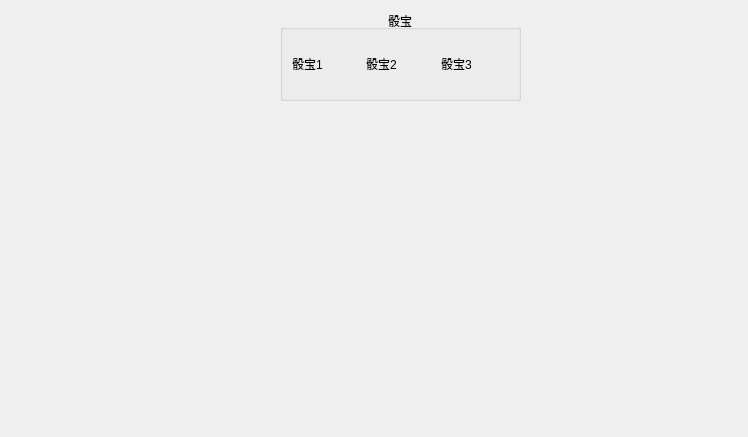
<?xml version="1.0" encoding="UTF-8"?>
<ui version="4.0">
 <class>TouBaoUI</class>
 <widget class="QWidget" name="TouBaoUI">
  <property name="geometry">
   <rect>
    <x>0</x>
    <y>0</y>
    <width>748</width>
    <height>437</height>
   </rect>
  </property>
  <property name="windowTitle">
   <string>Form</string>
  </property>
  <widget class="QGroupBox" name="groupBox">
   <property name="geometry">
    <rect>
     <x>280</x>
     <y>10</y>
     <width>241</width>
     <height>91</height>
    </rect>
   </property>
   <property name="title">
    <string>骰宝</string>
   </property>
   <property name="alignment">
    <set>Qt::AlignCenter</set>
   </property>
   <layout class="QHBoxLayout" name="horizontalLayout">
    <item>
     <widget class="QLabel" name="label">
      <property name="text">
       <string>骰宝1</string>
      </property>
     </widget>
    </item>
    <item>
     <widget class="QLabel" name="label_2">
      <property name="text">
       <string>骰宝2</string>
      </property>
     </widget>
    </item>
    <item>
     <widget class="QLabel" name="label_3">
      <property name="text">
       <string>骰宝3</string>
      </property>
     </widget>
    </item>
   </layout>
  </widget>
 </widget>
 <resources/>
 <connections/>
</ui>
